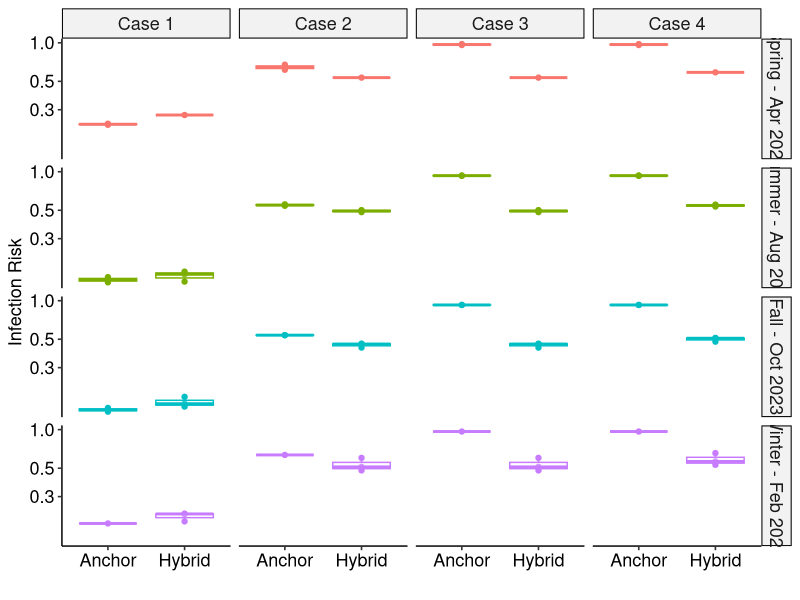
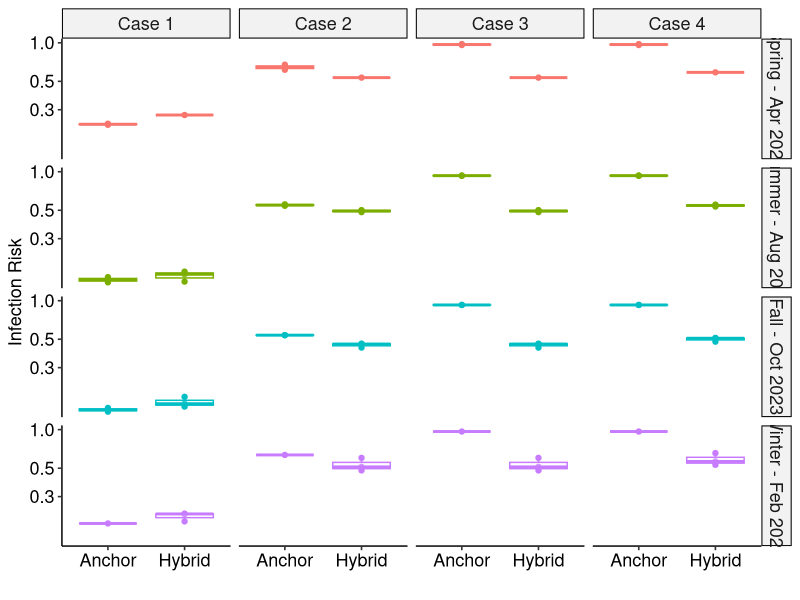
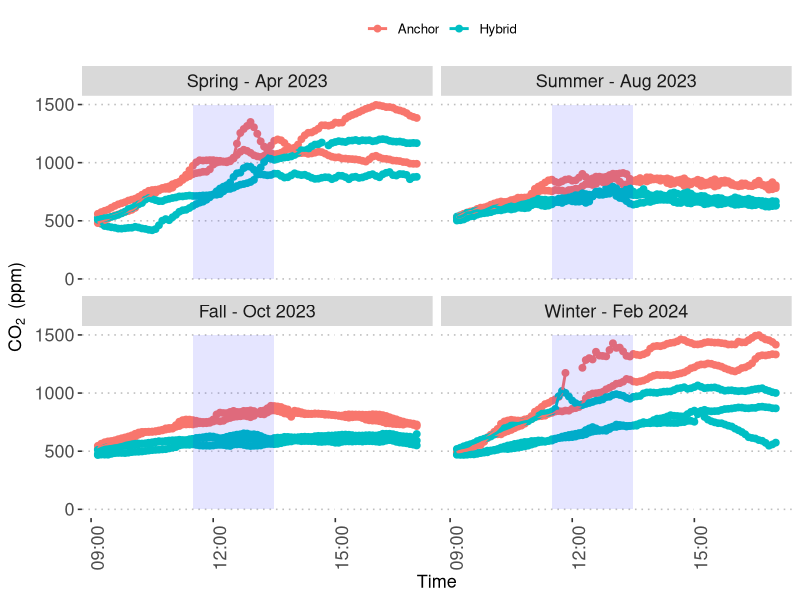

Source code (R) for these figures, in order:
library(readxl)

sensordata<- read_excel("sensor_data_combined_risk_v5_final.xlsx")
sensordata$Month[sensordata$Month=="Fall"]<-"Fall - Oct 2023"
sensordata$Month[sensordata$Month=="Spring"]<-"Spring - Apr 2023"
sensordata$Month[sensordata$Month=="Summer"]<-"Summer - Aug 2023"
sensordata$Month[sensordata$Month=="Winter"]<-"Winter - Feb 2024"

sensordata$Month <- factor(sensordata$Month, 
                           levels = c("Spring - Apr 2023", "Summer - Aug 2023", "Fall - Oct 2023", "Winter - Feb 2024"))



#-----------Setting Parameters-------------------------------------------------------------------

C.0<-400/1000000 #assumed ambient CO2 ppm convert to fraction
q<-20 #quantum generation rate per person (quanta/hr), from Iwamura & Tsutsumi 2023
t<-8 #total exposure time (5 min in units of hr)
C.a<-0.038 #Rudnick & Milton (volume fraction of CO2 added to exhaled breath during breathing)

sensordata$avco2<-(as.numeric(sensordata$`Sensor 1 CO2`)+as.numeric(sensordata$`Sensor 2 CO2`))/2
sensordata$f<-(as.numeric(sensordata$avco2)-C.0)/1000000/C.a

dates<-unique(sensordata$Day)
f.dates<-rep(NA,length(dates))
n.dates<-rep(NA,length(dates))
date.type<-rep(NA,length(dates))
season<-rep(NA,length(dates))

for(i in 1:length(dates)){
  f.dates[i]<-sum(sensordata$f[sensordata$Day==dates[i]]*5)/470
  n.dates[i]<-sensordata$n[sensordata$Day==dates[i]][1]
  season[i]<-as.character(sensordata$Month[sensordata$Day==dates[i]][1])
  date.type[i]<-sensordata$`Day Type`[sensordata$Day==dates[i]][1]
}

frame.final<-data.frame(f.dates,n.dates,dates,date.type,season)
frame.final$season<-factor(frame.final$season,levels = c("Spring - Apr 2023", "Summer - Aug 2023", "Fall - Oct 2023", "Winter - Feb 2024"))

#----------------------CASE 1 AIR: Infection Risk assuming 1 Infected Person in Total Occupancy----------------------

I<-1 #number of infectors (assumed)

frame.final$infectionrisk1<-1-exp(-frame.final$f.dates*I*q*t/frame.final$n.date)

#---------------------CASE 2 AIR: Infection Risk assuming P(asymptomatic) x n = I-----------------------------------

P.infect<-0.05
P.asympt<-0.24


frame.final$infectionrisk2<-1-exp(-frame.final$f.dates*(frame.final$n.dates*P.asympt)*q*t/frame.final$n.date)


#---------------------CASE 3 AIR: Infection Risk depending on differences in in-person asymptomatic prob-----------
P.sympt<-0.76
P.inperson.sympt.anchor<-0.75

frame.final$Icase3<-rep(NA,length(dates))
frame.final$Icase3[frame.final$date.type=="Hybrid"]<-(P.asympt)*frame.final$n.dates[frame.final$date.type=="Hybrid"]
frame.final$Icase3[frame.final$date.type=="Anchor"]<-((P.asympt)+(P.inperson.sympt.anchor*P.sympt))*frame.final$n.dates[frame.final$date.type=="Anchor"]
  
frame.final$infectionrisk3<-1-exp(-frame.final$f.dates*(frame.final$Icase3)*q*t/frame.final$n.date)


#---------------------CASE 4 AIR: Infection risk depending on differences in in-person symp or asympt prob--------

P.inperson.sympt.hybrid<-0.05

frame.final$Icase4<-rep(NA,length(dates))
frame.final$Icase4[frame.final$date.type=="Hybrid"]<-((P.asympt)+(P.inperson.sympt.hybrid*P.sympt))*frame.final$n.dates[frame.final$date.type=="Hybrid"]

frame.final$Icase4[frame.final$date.type=="Anchor"]<-((P.asympt)+(P.inperson.sympt.anchor*P.sympt))*frame.final$n.dates[frame.final$date.type=="Anchor"]

frame.final$infectionrisk4<-1-exp(-frame.final$f.dates*(frame.final$Icase4)*q*t/frame.final$n.date)

#---------plotting airborne risks
infection.air<-c(frame.final$infectionrisk1,frame.final$infectionrisk2,frame.final$infectionrisk3,frame.final$infectionrisk4)
date.type<-rep(frame.final$date.type,4)
case<-c(rep("Case 1",length(frame.final$f.dates)),rep("Case 2",length(frame.final$f.dates)),rep("Case 3", length(frame.final$f.dates)),
rep("Case 4",length(frame.final$f.dates)))
season<-rep(frame.final$season,4)
frame.plot.airborne<-data.frame(infect=infection.air,date.type,case,season)

require(ggplot2)
require(ggpubr)

startlunch<-as.POSIXct("1899-12-31 11:30:00")
endlunch<-as.POSIXct("1899-12-31 1:30:00")

windows()
ggplot(frame.plot.airborne)+geom_point(aes(color=season,x=date.type,y=infect))+
  geom_boxplot(aes(color=season,x=date.type,y=infect),alpha=0.2)+
  facet_grid(season~case)+scale_y_continuous(trans="log10",name="Infection Risk")+
  scale_x_discrete(name="")+
  scale_color_discrete(name="")+
  theme_pubr()+
  theme(axis.text=element_text(size=13),axis.title=element_text(size=13),
        legend.position="none",
        strip.text = element_text(size=13),legend.text = element_text(size=13))

ggsave ("figure4.tiff", unit="in", width = 7, height = 9, dpi = 600)


#summary of risk reductions

#Fall
(mean(frame.plot.airborne$infect[frame.plot.airborne$case=="Case 1" & frame.plot.airborne$season=="Fall - Oct 2023" & frame.plot.airborne$date.type=="Anchor"])-
  mean(frame.plot.airborne$infect[frame.plot.airborne$case=="Case 1" & frame.plot.airborne$season=="Fall - Oct 2023" & frame.plot.airborne$date.type=="Hybrid"]))/
  mean(frame.plot.airborne$infect[frame.plot.airborne$case=="Case 1" & frame.plot.airborne$season=="Fall - Oct 2023" & frame.plot.airborne$date.type=="Anchor"])*100

(mean(frame.plot.airborne$infect[frame.plot.airborne$case=="Case 2" & frame.plot.airborne$season=="Fall - Oct 2023" & frame.plot.airborne$date.type=="Anchor"])-
  mean(frame.plot.airborne$infect[frame.plot.airborne$case=="Case 2" & frame.plot.airborne$season=="Fall - Oct 2023" & frame.plot.airborne$date.type=="Hybrid"]))/
  mean(frame.plot.airborne$infect[frame.plot.airborne$case=="Case 2" & frame.plot.airborne$season=="Fall - Oct 2023" & frame.plot.airborne$date.type=="Anchor"])*100

(mean(frame.plot.airborne$infect[frame.plot.airborne$case=="Case 3" & frame.plot.airborne$season=="Fall - Oct 2023" & frame.plot.airborne$date.type=="Anchor"])-
  mean(frame.plot.airborne$infect[frame.plot.airborne$case=="Case 3" & frame.plot.airborne$season=="Fall - Oct 2023" & frame.plot.airborne$date.type=="Hybrid"]))/
  mean(frame.plot.airborne$infect[frame.plot.airborne$case=="Case 3" & frame.plot.airborne$season=="Fall - Oct 2023" & frame.plot.airborne$date.type=="Anchor"])*100

(mean(frame.plot.airborne$infect[frame.plot.airborne$case=="Case 4" & frame.plot.airborne$season=="Fall - Oct 2023" & frame.plot.airborne$date.type=="Anchor"])-
    mean(frame.plot.airborne$infect[frame.plot.airborne$case=="Case 4" & frame.plot.airborne$season=="Fall - Oct 2023" & frame.plot.airborne$date.type=="Hybrid"]))/
  mean(frame.plot.airborne$infect[frame.plot.airborne$case=="Case 4" & frame.plot.airborne$season=="Fall - Oct 2023" & frame.plot.airborne$date.type=="Anchor"])*100

#Spring
(mean(frame.plot.airborne$infect[frame.plot.airborne$case=="Case 1" & frame.plot.airborne$season=="Spring - Apr 2023" & frame.plot.airborne$date.type=="Anchor"])-
    mean(frame.plot.airborne$infect[frame.plot.airborne$case=="Case 1" & frame.plot.airborne$season=="Spring - Apr 2023" & frame.plot.airborne$date.type=="Hybrid"]))/
  mean(frame.plot.airborne$infect[frame.plot.airborne$case=="Case 1" & frame.plot.airborne$season=="Spring - Apr 2023" & frame.plot.airborne$date.type=="Anchor"])*100

(mean(frame.plot.airborne$infect[frame.plot.airborne$case=="Case 2" & frame.plot.airborne$season=="Spring - Apr 2023" & frame.plot.airborne$date.type=="Anchor"])-
    mean(frame.plot.airborne$infect[frame.plot.airborne$case=="Case 2" & frame.plot.airborne$season=="Spring - Apr 2023" & frame.plot.airborne$date.type=="Hybrid"]))/
  mean(frame.plot.airborne$infect[frame.plot.airborne$case=="Case 2" & frame.plot.airborne$season=="Spring - Apr 2023" & frame.plot.airborne$date.type=="Anchor"])*100

(mean(frame.plot.airborne$infect[frame.plot.airborne$case=="Case 3" & frame.plot.airborne$season=="Spring - Apr 2023" & frame.plot.airborne$date.type=="Anchor"])-
    mean(frame.plot.airborne$infect[frame.plot.airborne$case=="Case 3" & frame.plot.airborne$season=="Spring - Apr 2023" & frame.plot.airborne$date.type=="Hybrid"]))/
  mean(frame.plot.airborne$infect[frame.plot.airborne$case=="Case 3" & frame.plot.airborne$season=="Spring - Apr 2023" & frame.plot.airborne$date.type=="Anchor"])*100

(mean(frame.plot.airborne$infect[frame.plot.airborne$case=="Case 4" & frame.plot.airborne$season=="Spring - Apr 2023" & frame.plot.airborne$date.type=="Anchor"])-
    mean(frame.plot.airborne$infect[frame.plot.airborne$case=="Case 4" & frame.plot.airborne$season=="Spring - Apr 2023" & frame.plot.airborne$date.type=="Hybrid"]))/
  mean(frame.plot.airborne$infect[frame.plot.airborne$case=="Case 4" & frame.plot.airborne$season=="Spring - Apr 2023" & frame.plot.airborne$date.type=="Anchor"])*100

#Winter
(mean(frame.plot.airborne$infect[frame.plot.airborne$case=="Case 1" & frame.plot.airborne$season=="Winter - Feb 2024" & frame.plot.airborne$date.type=="Anchor"])-
    mean(frame.plot.airborne$infect[frame.plot.airborne$case=="Case 1" & frame.plot.airborne$season=="Winter - Feb 2024" & frame.plot.airborne$date.type=="Hybrid"]))/
  mean(frame.plot.airborne$infect[frame.plot.airborne$case=="Case 1" & frame.plot.airborne$season=="Winter - Feb 2024" & frame.plot.airborne$date.type=="Anchor"])*100

(mean(frame.plot.airborne$infect[frame.plot.airborne$case=="Case 2" & frame.plot.airborne$season=="Winter - Feb 2024" & frame.plot.airborne$date.type=="Anchor"])-
    mean(frame.plot.airborne$infect[frame.plot.airborne$case=="Case 2" & frame.plot.airborne$season=="Winter - Feb 2024" & frame.plot.airborne$date.type=="Hybrid"]))/
  mean(frame.plot.airborne$infect[frame.plot.airborne$case=="Case 2" & frame.plot.airborne$season=="Winter - Feb 2024" & frame.plot.airborne$date.type=="Anchor"])*100

(mean(frame.plot.airborne$infect[frame.plot.airborne$case=="Case 3" & frame.plot.airborne$season=="Winter - Feb 2024" & frame.plot.airborne$date.type=="Anchor"])-
    mean(frame.plot.airborne$infect[frame.plot.airborne$case=="Case 3" & frame.plot.airborne$season=="Winter - Feb 2024" & frame.plot.airborne$date.type=="Hybrid"]))/
  mean(frame.plot.airborne$infect[frame.plot.airborne$case=="Case 3" & frame.plot.airborne$season=="Winter - Feb 2024" & frame.plot.airborne$date.type=="Anchor"])*100

(mean(frame.plot.airborne$infect[frame.plot.airborne$case=="Case 4" & frame.plot.airborne$season=="Winter - Feb 2024" & frame.plot.airborne$date.type=="Anchor"])-
    mean(frame.plot.airborne$infect[frame.plot.airborne$case=="Case 4" & frame.plot.airborne$season=="Winter - Feb 2024" & frame.plot.airborne$date.type=="Hybrid"]))/
  mean(frame.plot.airborne$infect[frame.plot.airborne$case=="Case 4" & frame.plot.airborne$season=="Winter - Feb 2024" & frame.plot.airborne$date.type=="Anchor"])*100

#Summer
(mean(frame.plot.airborne$infect[frame.plot.airborne$case=="Case 1" & frame.plot.airborne$season=="Summer - Aug 2023" & frame.plot.airborne$date.type=="Anchor"])-
    mean(frame.plot.airborne$infect[frame.plot.airborne$case=="Case 1" & frame.plot.airborne$season=="Summer - Aug 2023" & frame.plot.airborne$date.type=="Hybrid"]))/
  mean(frame.plot.airborne$infect[frame.plot.airborne$case=="Case 1" & frame.plot.airborne$season=="Summer - Aug 2023" & frame.plot.airborne$date.type=="Anchor"])*100

(mean(frame.plot.airborne$infect[frame.plot.airborne$case=="Case 2" & frame.plot.airborne$season=="Summer - Aug 2023" & frame.plot.airborne$date.type=="Anchor"])-
    mean(frame.plot.airborne$infect[frame.plot.airborne$case=="Case 2" & frame.plot.airborne$season=="Summer - Aug 2023" & frame.plot.airborne$date.type=="Hybrid"]))/
  mean(frame.plot.airborne$infect[frame.plot.airborne$case=="Case 2" & frame.plot.airborne$season=="Summer - Aug 2023" & frame.plot.airborne$date.type=="Anchor"])*100

(mean(frame.plot.airborne$infect[frame.plot.airborne$case=="Case 3" & frame.plot.airborne$season=="Summer - Aug 2023" & frame.plot.airborne$date.type=="Anchor"])-
    mean(frame.plot.airborne$infect[frame.plot.airborne$case=="Case 3" & frame.plot.airborne$season=="Summer - Aug 2023" & frame.plot.airborne$date.type=="Hybrid"]))/
  mean(frame.plot.airborne$infect[frame.plot.airborne$case=="Case 3" & frame.plot.airborne$season=="Summer - Aug 2023" & frame.plot.airborne$date.type=="Anchor"])*100

(mean(frame.plot.airborne$infect[frame.plot.airborne$case=="Case 4" & frame.plot.airborne$season=="Summer - Aug 2023" & frame.plot.airborne$date.type=="Anchor"])-
    mean(frame.plot.airborne$infect[frame.plot.airborne$case=="Case 4" & frame.plot.airborne$season=="Summer - Aug 2023" & frame.plot.airborne$date.type=="Hybrid"]))/
  mean(frame.plot.airborne$infect[frame.plot.airborne$case=="Case 4" & frame.plot.airborne$season=="Summer - Aug 2023" & frame.plot.airborne$date.type=="Anchor"])*100

#-----------------co2 figure----------------------------------------------

windows()
ggplot(data=sensordata[sensordata$`Day Type`!="None",],aes(x=Time,y=sensordata$avco2,group=Day,color=`Day Type`))+geom_point(size=2)+geom_line(size=1)+
  facet_wrap(~Month)+
  scale_x_datetime(name="Time")+
  scale_y_continuous(name=expression("CO"[2]*phantom(x)*"(ppm)"))+
  scale_color_discrete(name="")+
  theme_pubclean()+
  annotate("rect",xmin=sensordata$Time[29],xmax=sensordata$Time[53],ymin=0,ymax=1500,alpha=.1,fill="blue")+
  theme(axis.text.x=element_text(angle=90),axis.title = element_text(size=13),
        axis.text=element_text(size=13),strip.text = element_text(size=13))


#Statistical models---------------------------------------------------------

maxs<-rep(NA,length(table(sensordata$Day)))
means<-rep(NA,length(table(sensordata$Day)))
month<-rep(NA,length(table(sensordata$Day)))
ntotal<-rep(NA,length(table(sensordata$Day)))
daytype<-rep(NA,length(table(sensordata$Day)))

days<-unique(sensordata$Day)

for (i in 1:length(maxs)){
  maxs[i]<-max(sensordata$avco2[sensordata$Day==days[i]])
  means[i]<-mean(sensordata$avco2[sensordata$Day==days[i]])
  month[i]<-sensordata$Month[sensordata$Day==days[i]][1]
  ntotal[i]<-sensordata$n[sensordata$Day==days[i]][1]
  daytype[i]<-sensordata$`Day Type`[sensordata$Day==days[i]][1]
}

frame.all<-data.frame(maxs,means,month,ntotal,daytype)
  
sensormodel1<-lm(means~month + ntotal,frame.all)
summary(sensormodel1)

sensormodel2<-lm(maxs~month + ntotal,frame.all)
summary(sensormodel2)

sensormodel3<-lm(means~month + daytype,frame.all)
summary(sensormodel3)

sensormodel4<-lm(maxs~month + daytype,frame.all)
summary(sensormodel4)

sensormodel5<-lm(ntotal~month + daytype,frame.all)
summary(sensormodel5)

